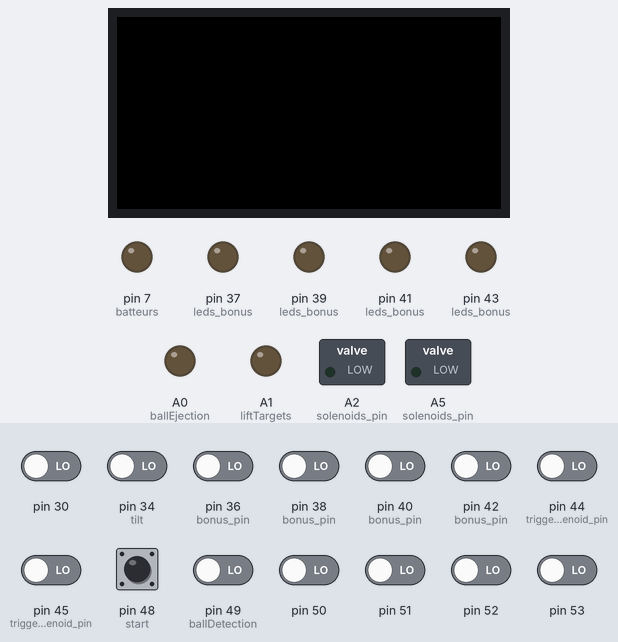
The program below on a simulated Arduino Mega 2560, built with avr-gcc and run on an emulated ATmega2560. On the bench: 64×32 colour display, switched loads named in the program (green lamp = pin HIGH), output pins drawn as LEDs (lit = HIGH). Dashed ring = blinking. The test bench sets the inputs (shaded band); at power-on: pin 30, pin 34 (tilt), pin 36 (bonus_pin), pin 38 (bonus_pin), pin 40 (bonus_pin), pin 42 (bonus_pin), pin 44 (trigger_solenoid_pin), pin 45 (trigger_solenoid_pin), pin 48 (start), pin 49 (ballDetection), pin 50–53 LOW. Pins used as bus, display or sensor lines are not drawn.

Above: at 1.0 s.
1.1 s: pin 49 (ballDetection) driven HIGH
4.1 s: pin 48 (start) pulled HIGH for 0.15 s
7.2 s: pin 48 (start) pulled HIGH for 1 s
11.2 s: pin 30 driven HIGH
At 12.43 s:
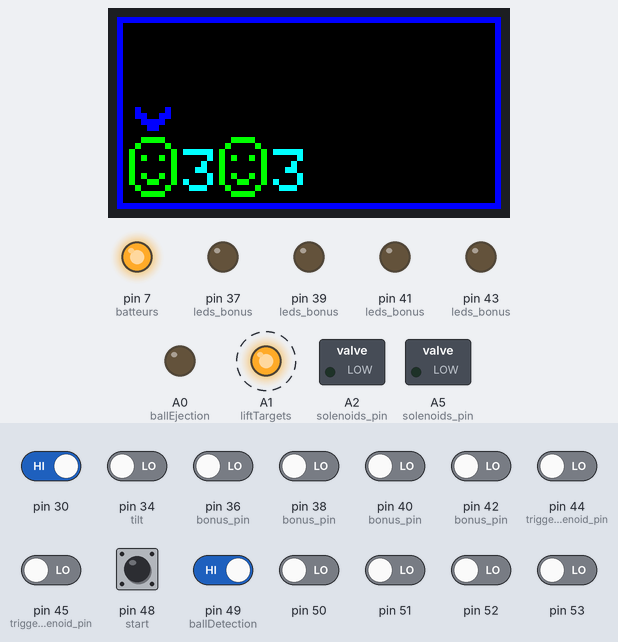
At 14.3 s:
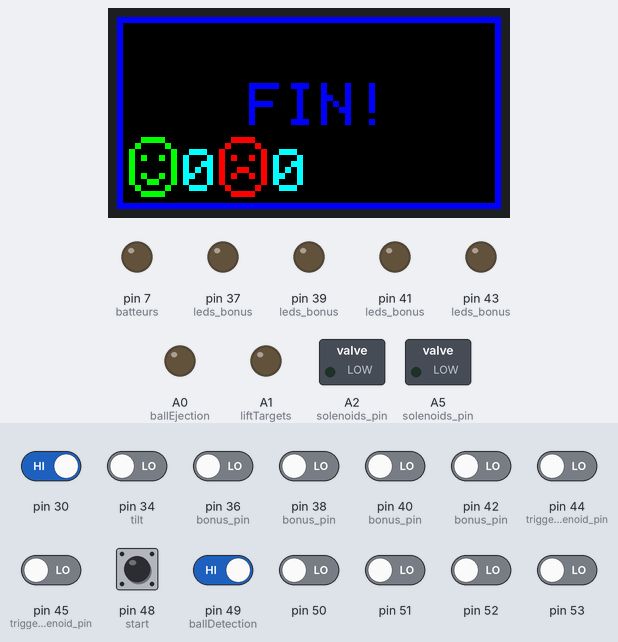
Timing chart, 0 to 15.2 s (numbered marks = the images above; inputs shaded):
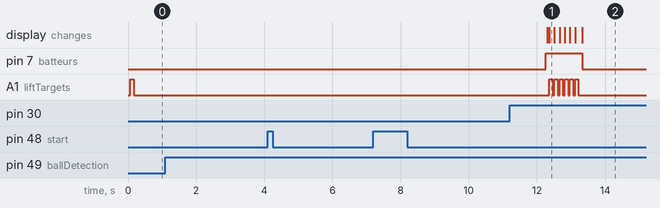

The program:

main.cpp
```cpp
#define VERSION "1.4"

#include <Arduino.h>
#include <SPI.h>
#include "Display.h"
#include "Colors.h"
#include <RGBmatrixPanel.h>
#include <Fonts/FreeSans9pt7b.h>
#include "Flipper.h"
#include "Player.h"

RGBmatrixPanel display(A, B, C, D, CLK, LAT, OE, false, 64);

Flipper flipper(MAX_PLAYERS, MAX_TRY, START_DELAY);

void (*resetFunc)(void) = 0; // reset soft

void scrollString(String str)
{

  display.fillScreen(BLACK);
  display.setTextWrap(false);
  display.setTextSize(2);
  int charWidth = 12;
  int pxwidth = (str.length() * charWidth) + 32;
  display.setFont();
  display.setTextColor(BLUE, BLACK);
  for (int32_t x = charWidth; x >= -pxwidth; x--)
  {
    display.setCursor(x * 2, 8);
    display.print(str);
  }
}

void initGame()
{
  flipper.init();
  flipper.resetTargets();

  display.setTextColor(RED, BLACK);
  display.setFont();
  display.setTextSize(2);

  String txt = "Aucune bille";
  int x = 0;
  int pxwidth = (txt.length() * 12);
  while (!flipper.isBallDetected())
  {
    display.setCursor(x * 2, 6);
    display.print(txt);

    x--;
    if (x < -pxwidth)
    {
      x = 0;
    }
  }

  display.fillScreen(BLACK);
  showVersion(display, 0, 1, ORANGE);
  display.setTextColor(GREEN, BLACK);

  while (!flipper.canStart())
  {
    showPlayersSelection(display, GREEN, String(round(flipper.getTimer() / 900)), String(flipper.getMaxPlayer()));
  }

  flipper.updatePlayer();
  flipper.EnableBatteurs(true);

  display.setTextSize(1);
  display.fillScreen(BLACK);
  display.drawRect(0, 0, 64, 32, BLUE);
}

void setup()
{
  digitalWrite(reset, HIGH);

  Serial.begin(9600);
  display.begin();
  display.fillScreen(BLACK);
  display.setTextWrap(false);
  display.setFont(&FreeSans9pt7b);
  display.setTextSize(1);

  initGame();
}

void showPlayers(int x, int y, bool end = false)
{
  if (!end)
  {
    for (size_t i = 0; i < flipper.getMaxPlayer(); i++)
    {
      display.setTextColor(CYAN, BLACK);
      display.setCursor(x * i + 11, y + 2);
      display.print(flipper.getMaxTry() - flipper.getPlayer(i).detectedBalls());

      if (flipper.getPlayer(i).isOut() && flipper.getMaxPlayer() > 1)
      {
        display.drawBitmap(x * i + 2, y, teteSoso, 8, 10, ORANGE, BLACK);
      }

      if (!flipper.getPlayer(i).isOut())
      {
        display.drawBitmap(x * i + 2, y, tete, 8, 10, GREEN, BLACK);
      }

      display.fillRect(x * i + 3, y - 5, 6, 4, BLACK);
      if (flipper.currentPlayer().getId() != i)
        continue;

      display.drawBitmap(x * i + 3, y - 5, selector, 6, 4, BLUE);
    }
    return;
  }

  display.fillRect(x * 0 + 3, y - 5, 51, 4, BLACK);

  for (uint8_t i = 0; i < flipper.getMaxPlayer(); i++)
  {
    if (flipper.getWinnerId() == i)
    {
      display.drawBitmap(x * flipper.getWinnerId() + 2, y, tete, 8, 10, GREEN, BLACK);
      continue;
    }
    display.drawBitmap(x * i + 2, y, teteSad, 8, 10, RED, BLACK);
  }
}

void tilted()
{
  display.fillRect(1, 1, 62, 30, BLACK);
  display.setTextColor(RED, BLACK);
  display.setTextSize(1);
  display.setCursor(12, 2);
  display.print("Flipper");
  display.setCursor(12, 13);
  display.print("Bascul");
  display.drawChar(48, 13, 0x82, RED, BLACK, 1);

  delay(3000); // blocage batteurs, temps pour simuler la chute de la bille

  flipper.resetBonus();
  flipper.nextPlayer();
  display.fillRect(1, 1, 62, 30, BLACK);
}

void endgame()
{
  flipper.updateWinnerId();
  flipper.nextPlayer();

  showPlayers(15, 20, true);
  showScore(display, 2, 2, flipper.getPlayer(flipper.getWinnerId()).getScore(), YELLOW);

  display.setTextColor(BLUE, BLACK);
  display.setCursor(22, 11);
  display.print("FIN!");

  flipper.EnableBatteurs(false);

  delay(END_DELAY); // un certains temps avant reset
  SOFT_RESET ? resetFunc() : digitalWrite(reset, LOW);

  while (true) // boucle (temporaire) anti retour
  {
  }
}

void loop()
{
  Player currentPlayer = flipper.currentPlayer();

  bool updatedScore = flipper.updateScore();
  flipper.triggerSolenoids();

  if (flipper.isTilted())
  {
    tilted();
  }

  showScore(display, 2, 2, currentPlayer.getScore(), YELLOW);
  showPlayers(15, 20);

  // bille perdue
  if (currentPlayer.detectedBalls() < flipper.getMaxTry() && updatedScore)
  {
    if (!flipper.isBallDetected())
    {
      return;
    }
    flipper.resetBonus();
    flipper.nextPlayer();
    flipper.resetTargets();
    return;
  }

  if (flipper.getPlayersOut() >= flipper.getMaxPlayer())
  {
    endgame();
  }

  if (flipper.isBallDetected())
  {
    flipper.ejectBall();
  }
}
```

Colors.h
```cpp
#define BLACK    0x0000
#define GRAY     0x8410
#define BLUE     0x001F
#define RED      0xF800
#define ORANGE   0xFA60
#define GREEN    0x07E0
#define CYAN     0x07FF
#define MAGENTA  0xF81F
#define ROSE     0xF8FF
#define YELLOW   0xFFE0
#define WHITE    0xFFFF
```

Display.h
```cpp
#include <Arduino.h>
#include <RGBmatrixPanel.h>
#include "Settings.h"
#include "Colors.h"

const unsigned char tete[] PROGMEM = {
    // 'tete, 8x10px
    0x3c, 0x42, 0x81, 0xa5, 0x81, 0x81, 0xa5, 0x99, 0x42, 0x3c};

const unsigned char teteSoso[] PROGMEM = {
    // 'tete_soso, 8x10px
    0x3c, 0x42, 0x81, 0xa5, 0x81, 0x81, 0xbd, 0x81, 0x42, 0x3c};

const unsigned char teteSad[] PROGMEM = {
    // 'tete_sad, 8x10px
    0x3c, 0x42, 0x81, 0xa5, 0x81, 0x99, 0xa5, 0x81, 0x42, 0x3c};

const unsigned char selector[] PROGMEM = {
    // 'selector', 6x4px
    0x84, 0xcc, 0x78, 0x30};

void showVersion(RGBmatrixPanel display, int16_t x, int16_t y, uint16_t color)
{
    String str_version = VERSION;
    display.setFont();
    display.setCursor(x, y);
    display.setTextSize(1);
    display.setTextColor(color, BLACK);
    display.print(str_version.substring(0, 1));
    display.drawPixel(x + 5, y + 6, color);
    display.setCursor(x + 7, y);
    display.print(str_version.substring(2));
}

void showPlayersSelection(RGBmatrixPanel display, uint16_t color, String timer, String maxPlayer)
{
    display.setTextColor(color, BLACK);
    display.setTextSize(2);
    display.setCursor(27, 1);
    display.print(timer);
    display.setTextSize(1);
    display.setCursor(5, 20);
    display.print("Joueurs:");
    display.print(maxPlayer);
}

void showScore(RGBmatrixPanel display, int x, int y, unsigned long score, uint16_t color)
{
    display.setTextColor(color, BLACK);
#ifdef CENTER
    String str_score = (String)score;
    display.setCursor(32 - str_score.length() * 6 / 2, y);
    display.print(str_score);
#endif

#ifdef LEFT
    String str_score = (String)score;
    display.setCursor(x, y);
    display.print(str_score);
#endif

#ifdef RIGHT
    char _score[9];
    sprintf(_score, "%9lu", score);
    String str_score = _score;
    display.setCursor(x + 7, y);
    display.print(str_score);
#endif
}
```

Flipper.cpp
```cpp
#include "Flipper.h"
#include <Arduino.h>
#include "Pins.h"

Flipper::Flipper(uint8_t maxPlayers, uint8_t maxTry, uint32_t startDelay)
{
  this->maxPlayers = maxPlayers;
  this->maxTry = maxTry;
  this->startDelay = startDelay;
}

void Flipper::init()
{
  for (uint8_t i = 0; i < sizeof(this->points); i++)
  {
    pinMode(this->points[i], INPUT);
  }
  for (uint8_t i = 0; i < sizeof(this->bonus_pin); i++)
  {
    pinMode(this->bonus_pin[i], INPUT);
  }
  for (uint8_t i = 0; i < sizeof(this->leds_bonus); i++)
  {
    pinMode(this->leds_bonus[i], OUTPUT);
  }

  for (uint8_t i = 0; i < sizeof(this->solenoids_pin); i++)
  {
    pinMode(this->solenoids_pin[i], OUTPUT);
  }

  for (uint8_t i = 0; i < sizeof(this->trigger_solenoid_pin); i++)
  {
    pinMode(this->trigger_solenoid_pin[i], INPUT);
  }

  pinMode(credits, INPUT);
  pinMode(start, INPUT);
  pinMode(ballDetection, INPUT);
  pinMode(tilt, INPUT);
  pinMode(ballEjection, OUTPUT);
  pinMode(reset, OUTPUT);
  pinMode(batteurs, OUTPUT);
  pinMode(liftTargets, OUTPUT);
}

bool Flipper::canStart()
{
  if (!this->maxPlayersUpdated)
  {

    if (this->startPressed())
    {
      if (this->currentMaxPlayers < this->maxPlayers)
      {
        this->currentMaxPlayers++;
      }
      else
      {
        this->currentMaxPlayers = 0;
      }
      this->maxPlayersUpdated = true;
      this->timer = millis();

      return false;
    }
    if (this->currentMaxPlayers <= 0)
    {
      this->timer = millis();
      return false;
    }
  }

  if (this->maxPlayersUpdated)
  {
    if (this->startPressed() && this->timer <= 0)
    {
      return true;
    }
    if (!this->startPressed())
    {
      this->maxPlayersUpdated = false;
    }
  }
  if (millis() - this->timer >= this->startDelay)
  {
    this->timer = 0;
    return true;
  }
  return false;
}

void Flipper::updatePlayer()
{
  for (uint16_t i = 0; i < this->currentMaxPlayers; i++)
  {
    this->players[i] = Player(i);
  }
}

bool Flipper::isBallDetected()
{
  if (!this->ballDetected)
  {
    if (digitalRead(ballDetection) == HIGH)
    {
      this->ballDetected = true;
      return true;
    }
  }

  if (this->ballDetected)
  {
    if (digitalRead(ballDetection) == LOW)
    {
      this->ballDetected = false;
    }
  }

  return digitalRead(ballDetection);
}

bool Flipper::isTilted()
{
  if (digitalRead(tilt))
  {
    this->players[this->playerTurn].addDetectedBall();
    return true;
  }
  return false;
}

bool Flipper::startPressed()
{
  return digitalRead(start);
}

Player Flipper::getPlayer(uint8_t i)
{
  return this->players[i];
}

Player *Flipper::getPlayers()
{
  return this->players;
}

Player Flipper::currentPlayer()
{
  return this->players[this->playerTurn];
}

void Flipper::nextPlayer()
{
  this->scoreUpdated = false;
  this->players[this->playerTurn].addDetectedBall();
  if (this->playerTurn < this->currentMaxPlayers - 1)
  {
    this->playerTurn++;
  }
  else
  {
    this->playerTurn = 0;
  }
}

short Flipper::getMaxTry()
{
  return this->maxTry;
}

uint8_t Flipper::getMaxPlayer()
{
  return this->currentMaxPlayers;
}

long Flipper::getTimer()
{
  return this->startDelay - (millis() - this->timer);
}

bool Flipper::updateScore()
{
  if (!this->scoreTriggered)
  {
    for (uint8_t i = 0; i < sizeof(this->points); i++)
    {
      if (digitalRead(this->points[i]) == LOW)
        continue;
      this->players[this->playerTurn].increaseScore(this->points_value[i]);
      this->scoreTriggered = true;
    }

    for (uint8_t i = 0; i < sizeof(this->bonus_pin); i++)
    {
      if (digitalRead(this->bonus_pin[i]) == LOW)
        continue;
      if (digitalRead(this->leds_bonus[i]) == HIGH)
      {
        this->players[this->playerTurn].increaseScore(this->bonus_value[i] * 2);
        this->scoreTriggered = true;
      }
      if (digitalRead(this->leds_bonus[i]) == LOW)
      {
        this->players[this->playerTurn].increaseScore(this->bonus_value[i]);
        this->scoreTriggered = true;
        digitalWrite(this->leds_bonus[i], HIGH);
      }
    }
  }

  if (this->scoreTriggered)
  {
    this->scoreUpdated = true;
    bool allLow = true;
    for (uint8_t i = 0; i < sizeof(this->points); i++)
    {
      if (digitalRead(this->points[i]) == LOW)
        continue;
      allLow = false;
      break;
    }

    for (uint8_t i = 0; i < sizeof(this->bonus_pin); i++)
    {
      if (digitalRead(this->bonus_pin[i]) == LOW)
        continue;
      allLow = false;
      break;
    }

    if (allLow)
    {
      this->scoreTriggered = false;
    }
  }
  delay(5);
  return this->scoreUpdated;
}

void Flipper::resetBonus()
{
  for (uint8_t i = 0; i < sizeof(this->leds_bonus); i++)
  {
    digitalWrite(leds_bonus[i], LOW);
  }
}

uint8_t Flipper::getPlayersOut()
{
  this->playersOut = 0;
  for (size_t i = 0; i < this->currentMaxPlayers; i++)
  {
    if (this->players[i].detectedBalls() >= this->maxTry)
    {
      this->players[i].setEndGame(true);

      this->playersOut++;
    }
  }
  // if (this->playersOut > this->currentMaxPlayers)
  // {
  //   this->playersOut = 0;
  // }

  return this->playersOut;
}

void Flipper::updateWinnerId()
{
  for (uint8_t i = 0; i < this->currentMaxPlayers; i++)
  {
    bool isSolo = (this->currentMaxPlayers == 1 && this->players[this->playerTurn].getScore() > 0);
    if (this->players[i].getScore() > this->players[this->winnerId < 0 ? 0 : this->winnerId].getScore() || isSolo)
    {
      this->winnerId = i;
    }
  }
}

int8_t Flipper::getWinnerId()
{
  return this->winnerId > -1 ? this->winnerId : 0;
}

void Flipper::ejectBall()
{
  delay(TIMER_SOLENOIDS);
  digitalWrite(ballEjection, HIGH);
  delay(TIMER_SOLENOIDS);
  digitalWrite(ballEjection, LOW);
  delay(1000); // eviter spam (a changer)
}

void Flipper::resetTargets()
{
  digitalWrite(liftTargets, HIGH);
  delay(TIMER_SOLENOIDS);
  digitalWrite(liftTargets, LOW);
}

void Flipper::EnableBatteurs(bool enable)
{
  digitalWrite(batteurs, enable ? HIGH : LOW);
}

// bool triggered = false;
void Flipper::triggerSolenoids()
{
  for (uint8_t i = 0; i < sizeof(this->trigger_solenoid_pin); i++)
  {
    if (digitalRead(this->trigger_solenoid_pin[i]) == LOW)
      continue;
    digitalWrite(this->solenoids_pin[i], HIGH);
    delay(TIMER_SOLENOIDS);
    digitalWrite(this->solenoids_pin[i], LOW);
  }
  // if (!triggered)
  // {
  //   for (uint8_t i = 0; i < sizeof(this->trigger_solenoid_pin); i++)
  //   {
  //     if (digitalRead(this->trigger_solenoid_pin[i]) == LOW)
  //       continue;
  //     digitalWrite(this->solenoids_pin[i], HIGH);
  //     delay(TIMER_SOLENOIDS);
  //     digitalWrite(this->solenoids_pin[i], LOW);
  //     triggered = true;
  //   }
  // }

  // if (triggered)
  // {
  //   bool allLow = true;
  //   for (uint8_t i = 0; i < sizeof(this->trigger_solenoid_pin); i++)
  //   {
  //     if (digitalRead(this->trigger_solenoid_pin[i]) == LOW)
  //       continue;
  //     allLow = false;
  //     break;
  //   }

  //   if (allLow)
  //   {
  //     triggered = false;
  //   }
  // }
}
```

Flipper.h
```cpp
#include "Player.h"
#include "Pins.h"
#include "macro.h"
#include "Sanity.h"

class Flipper
{
private:
  uint8_t maxPlayers;
  uint8_t maxTry;
  uint32_t startDelay;

  uint8_t points[COUNT(_points_pin)] = SCORE;
  uint16_t points_value[COUNT(_points_value)] = SCORE_VALUE;

  uint8_t bonus_pin[COUNT(_bonus_pin)] = BONUS;
  uint16_t bonus_value[COUNT(_bonus_value)] = BONUS_VALUE;
  uint8_t leds_bonus[COUNT(_bonus_led)] = LEDS_BONUS;

  uint8_t solenoids_pin[COUNT(_solenoids_pin)] = SOLENOIDS;
  uint8_t trigger_solenoid_pin[COUNT(_trigger_solenoids_pin)] = TRIGGER_SOLENOID;

  uint8_t currentMaxPlayers = 0;
  uint8_t playerTurn = 0;
  int8_t winnerId = -1;

  uint32_t timer = 0;
  bool maxPlayersUpdated;
  bool scoreTriggered;
  bool scoreUpdated;
  bool ballDetected;
  uint8_t playersOut;

  Player players[MAX_PLAYERS];

public:
  Flipper(uint8_t maxPlayers, uint8_t maxTry, uint32_t startDelay);

  void init();
  bool canStart();

  void updatePlayer();
  bool updateScore();

  bool isBallDetected();
  bool isTilted();
  bool startPressed();
  Player currentPlayer();
  Player getPlayer(uint8_t i);
  Player* getPlayers();
  void nextPlayer();
  short getMaxTry();
  uint8_t getMaxPlayer();
  long getTimer();
  void resetBonus();
  uint8_t getPlayersOut();
  void updateWinnerId();
  int8_t getWinnerId();
  void ejectBall();
  void resetTargets();
  void EnableBatteurs(bool enable);
  void triggerSolenoids();
};
```

Player.cpp
```cpp
#include "Player.h"
#include <Arduino.h>
Player::Player()
{
}

Player::Player(uint8_t id)
{
  this->id = id;
}

uint8_t Player::getId()
{
  return this->id;
}

void Player::addDetectedBall()
{
  this->ballsDetected++;
}

uint8_t Player::detectedBalls()
{
  return this->ballsDetected;
}

void Player::increaseScore(int points)
{
  this->score += points;
}

unsigned long Player::getScore()
{
  return this->score;
}

void Player::setEndGame(bool endGame)
{
  this->endGame = endGame;
}

bool Player::isOut()
{
  return this->endGame;
}
```

Player.h
```cpp
#include <Arduino.h>

#ifndef PLAYER_H
#define PLAYER_H

class Player
{

private:
  unsigned short id = 0; // index
  uint8_t ballsDetected = 0; // balle(s) jouée(s)
  unsigned long score = 0; // le score
  bool endGame = false; // partie terminée

public:
  // @param id index du joueur
  Player(uint8_t id);
  Player();

  uint8_t getId();
  void addDetectedBall();
  uint8_t detectedBalls();
  void increaseScore(int points);
  unsigned long getScore();
  String getScoreString();
  void setEndGame(bool endGame);
  bool isOut();
};

#endif
```

Sanity.h
```cpp
#include "Arduino.h"
#include "Settings.h"
#include "Pins.h"
#include "macro.h"

constexpr uint8_t _points_pin[] = SCORE;
constexpr uint16_t _points_value[] = SCORE_VALUE;
constexpr uint8_t _bonus_pin[] = BONUS;
constexpr uint16_t _bonus_value[] = BONUS_VALUE;
constexpr uint16_t _bonus_led[] = LEDS_BONUS;
constexpr uint8_t _solenoids_pin[] = SOLENOIDS;
constexpr uint16_t _trigger_solenoids_pin[] = TRIGGER_SOLENOID;

static_assert(COUNT(_points_pin)<=COUNT(_points_value), "SCORE_VALUE doit être supérieur ou égal aux broches SCORE définies");
static_assert(COUNT(_bonus_pin)<=COUNT(_bonus_value), "BONUS_VALUE doit être supérieur ou égal aux broches BONUS définies");
static_assert(COUNT(_bonus_led)<=COUNT(_bonus_value), "BONUS_VALUE doit être supérieur ou égal aux broches LEDS_BONUS définies");
static_assert(EQUAL(COUNT(_solenoids_pin),COUNT(_trigger_solenoids_pin)), "Les broches SOLENOIDS doivent être égales aux broches TRIGGER_SOLENOID");
```

macro.h
```cpp
#define COUNT(a) (sizeof(a)/sizeof(*a))
#define EQUAL(a, b) (a == b)
```

Pins.h
```cpp
#include "Settings.h"
// ------------ contacts ------------
#define SCORE {52, 53, 50, 51, 30}

#define credits         -1
#define start           48
#define tilt            34  // input 1 si flipper basculé
#define ballDetection   49  // input 1 si bille dans rail prêt à tirer
#define reset           8   // Hardware reset
#define batteurs        7   // contrôle relai pour 24V des batteurs

#define BONUS {42, 40, 38, 36}
#define LEDS_BONUS {43, 41, 39, 37}

#define TRIGGER_SOLENOID {44, 45} // contacts pour SOLENOIDS

// ------------ Solenoides ------------

#define ballEjection    A0
#define liftTargets     A1 // remontée des cibles
#define SOLENOIDS {A2, A5}

// ------------ Matrice LED HUB75 ------------
#ifdef HUB75
#define CLK 11
#define OE   9
#define LAT 10
#define A   A7
#define B   A8
#define C   A9
#define D   A10
// R1 -> 24
// G1 -> 25
// B1 -> 26
// R2 -> 27
// G2 -> 28
// B2 -> 29
#endif
```

Source omitted: Settings.h (899 bytes)

Measured:
- after the input at 1.1 s, every drawn part: stays the same
- after the input at 4.1 s, every drawn part: stays the same
- after the input at 7.2 s, pin 7 (batteurs): stays LOW (without the input it goes to HIGH after 1.9 s); A0 (ballEjection): stops changing and stays LOW
- after the input at 11.2 s, A0 (ballEjection): stops changing and stays LOW; A1 (liftTargets): alternates HIGH for 0.10 s and LOW for 0.05 s, 12 changes in all, then stays LOW, starting after 1.2 s
